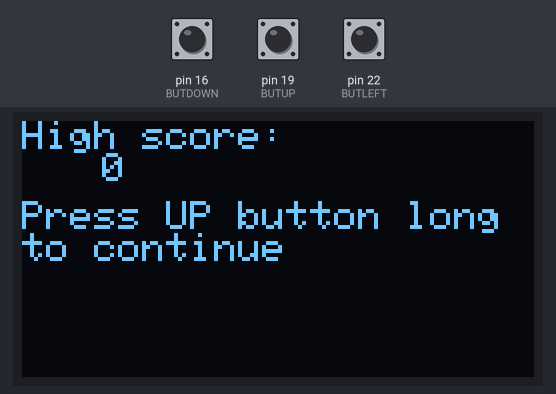
The sketch below on a simulated Arduino Mega 2560, built with avr-gcc and run on an emulated ATmega2560. Shown: 128×64 one-colour display. The test bench sets the inputs (shaded band); at power-on: pin 19 (BUTUP) HIGH, pin 16 (BUTDOWN) HIGH, pin 22 (BUTLEFT) HIGH. Random numbers use the default seed unless the sketch sets one.

Above: at 6.89 s.
7.3 s: pin 19 (BUTUP) pulled LOW for 0.55 s
9.3 s: pin 16 (BUTDOWN) pulled LOW for 0.55 s
At 10.2 s:
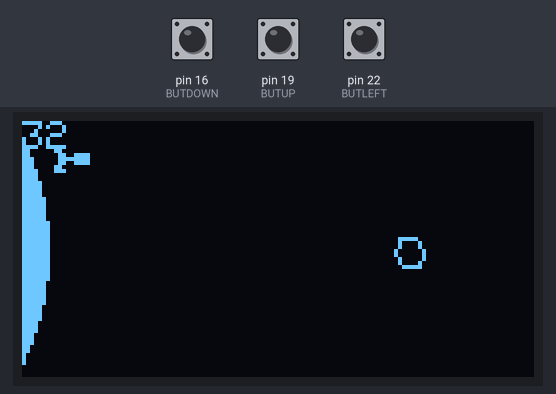
11.3 s: pin 22 (BUTLEFT) pulled LOW for 0.55 s
At 11.8 s:
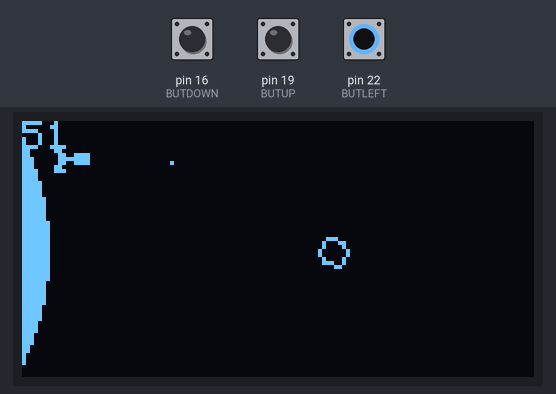
13.3 s: pin 16 (BUTDOWN) pulled LOW for 1 s
At 14.1 s:
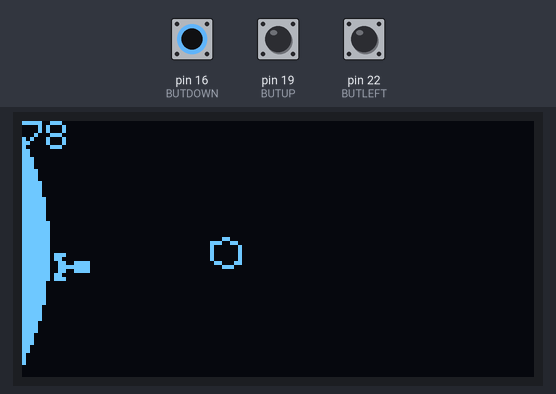

The sketch:

meteors.ino
```cpp
// OLED Meteor Defenders using Adafruit GFX Library
#include <SPI.h>
#include <Wire.h>
#include <Adafruit_GFX.h>
#include <Adafruit_SSD1306.h>

#define WIDTH 128
#define HEIGHT 64

#define OLED_MOSI  23 // SCL
#define OLED_CLK   18 // SDA
#define OLED_DC    21
#define OLED_CS    5
#define OLED_RESET 4

Adafruit_SSD1306 display(WIDTH, HEIGHT,
  OLED_MOSI, OLED_CLK, OLED_DC, OLED_RESET, OLED_CS);


#define NUMFLAKES 10
#define XPOS 0
#define YPOS 1
#define DELTAY 2

// '8518557ff29ae43b906854a2928baafdd0e004e2f4543a5c794591c1e8d45c17', 128x64px
const unsigned char planet [] PROGMEM = {
  0x00, 0x00, 0x00, 0x00, 0x00, 0x00, 0x00, 0x00, 0x00, 0x00, 0x00, 0x00, 0x00, 0x00, 0x00, 0x00,
  0x00, 0x00, 0x00, 0x00, 0x00, 0x00, 0x00, 0x00, 0x00, 0x00, 0x00, 0x00, 0x00, 0x00, 0x00, 0x00,
  0x00, 0x00, 0x00, 0x00, 0x00, 0x00, 0x00, 0x00, 0x00, 0x00, 0x00, 0x00, 0x00, 0x00, 0x00, 0x00,
  0x00, 0x00, 0x00, 0x00, 0x00, 0x00, 0x00, 0x00, 0x00, 0x00, 0x00, 0x00, 0x00, 0x00, 0x00, 0x00,
  0x00, 0x00, 0x00, 0x00, 0x00, 0x00, 0x00, 0x00, 0x00, 0x00, 0x00, 0x00, 0x00, 0x00, 0x00, 0x00,
  0x00, 0x00, 0x00, 0x00, 0x00, 0x00, 0x00, 0x00, 0x00, 0x00, 0x00, 0x00, 0x00, 0x00, 0x00, 0x00,
  0x00, 0x00, 0x00, 0x00, 0x00, 0x00, 0x00, 0x00, 0x00, 0x00, 0x00, 0x00, 0x00, 0x00, 0x00, 0x00,
  0x00, 0x00, 0x00, 0x00, 0x00, 0x00, 0x00, 0x00, 0x00, 0x00, 0x00, 0x00, 0x00, 0x00, 0x00, 0x00,
  0x00, 0x00, 0x00, 0x00, 0x00, 0x00, 0x00, 0x00, 0x00, 0x00, 0x00, 0x00, 0x00, 0x00, 0x00, 0x00,
  0x00, 0x00, 0x00, 0x00, 0x00, 0x00, 0x00, 0x00, 0x00, 0x00, 0x00, 0x00, 0x00, 0x00, 0x00, 0x00,
  0x00, 0x00, 0x00, 0x00, 0x00, 0x00, 0x00, 0x00, 0x00, 0x00, 0x00, 0x00, 0x00, 0x00, 0x00, 0x00,
  0x00, 0x00, 0x00, 0x00, 0x00, 0x00, 0x00, 0x00, 0x00, 0x00, 0x00, 0x00, 0x00, 0x00, 0x00, 0x00,
  0x00, 0x00, 0x00, 0x00, 0x00, 0x00, 0x00, 0x00, 0x00, 0x00, 0x00, 0x00, 0x00, 0x00, 0x00, 0x00,
  0x00, 0x00, 0x00, 0x00, 0x00, 0x00, 0x00, 0x00, 0x00, 0x00, 0x00, 0x00, 0x00, 0x00, 0x00, 0x00,
  0x00, 0x00, 0x00, 0x00, 0x00, 0x00, 0x00, 0x00, 0x00, 0x00, 0x00, 0x00, 0x00, 0x00, 0x00, 0x00,
  0x00, 0x00, 0x00, 0x00, 0x00, 0x00, 0x00, 0x07, 0xc0, 0x00, 0x00, 0x00, 0x00, 0x00, 0x00, 0x00,
  0x00, 0x00, 0x00, 0x00, 0x00, 0x00, 0x00, 0xff, 0xfc, 0x00, 0x00, 0x00, 0x00, 0x00, 0x00, 0x00,
  0x00, 0x00, 0x00, 0x00, 0x00, 0x00, 0x03, 0xff, 0xff, 0x80, 0x00, 0x00, 0x00, 0x00, 0x00, 0x00,
  0x00, 0x00, 0x00, 0x00, 0x00, 0x00, 0x1f, 0xfd, 0xff, 0xe0, 0x00, 0x00, 0x00, 0x00, 0x00, 0x00,
  0x00, 0x00, 0x00, 0x00, 0x00, 0x00, 0x3f, 0xff, 0xd5, 0xf0, 0x00, 0x00, 0x00, 0x00, 0x00, 0x00,
  0x00, 0x00, 0x00, 0x00, 0x00, 0x00, 0xfa, 0x7f, 0x35, 0xf8, 0x00, 0x00, 0x00, 0x00, 0x00, 0x00,
  0x00, 0x00, 0x00, 0x00, 0x00, 0x00, 0xf7, 0xb2, 0x2c, 0x34, 0x00, 0x00, 0x00, 0x00, 0x00, 0x00,
  0x00, 0x00, 0x00, 0x00, 0x00, 0x03, 0xf7, 0xf3, 0x55, 0x36, 0x00, 0x00, 0x00, 0x00, 0x00, 0x00,
  0x00, 0x00, 0x00, 0x00, 0x00, 0x07, 0xb8, 0x1c, 0x11, 0x07, 0x00, 0x00, 0x00, 0x00, 0x00, 0x00,
  0x00, 0x00, 0x00, 0x00, 0x00, 0x0e, 0x6e, 0xfc, 0x56, 0x03, 0xc0, 0x00, 0x00, 0x00, 0x00, 0x00,
  0x00, 0x00, 0x00, 0x00, 0x00, 0x0f, 0xf6, 0x30, 0xc2, 0x69, 0xc0, 0x00, 0x00, 0x00, 0x00, 0x00,
  0x00, 0x00, 0x00, 0x00, 0x00, 0x1f, 0xc0, 0x82, 0x00, 0x01, 0xc0, 0x00, 0x00, 0x00, 0x00, 0x00,
  0x00, 0x00, 0x00, 0x00, 0x00, 0x1c, 0xc0, 0x93, 0x08, 0x88, 0x00, 0x00, 0x00, 0x00, 0x00, 0x00,
  0x00, 0x00, 0x00, 0x00, 0x00, 0x3c, 0x7e, 0x68, 0x44, 0x80, 0x00, 0x00, 0x00, 0x00, 0x00, 0x00,
  0x00, 0x00, 0x00, 0x00, 0x00, 0x36, 0x90, 0x04, 0x02, 0x04, 0x80, 0x00, 0x00, 0x00, 0x00, 0x00,
  0x00, 0x00, 0x00, 0x00, 0x00, 0x66, 0xa5, 0x80, 0x98, 0x20, 0x00, 0x00, 0x00, 0x00, 0x00, 0x00,
  0x00, 0x00, 0x00, 0x00, 0x00, 0xe6, 0xa4, 0x10, 0x00, 0x80, 0x0c, 0x00, 0x00, 0x00, 0x00, 0x00,
  0x00, 0x00, 0x00, 0x00, 0x05, 0xef, 0x04, 0x02, 0x04, 0x0c, 0x0c, 0x00, 0x00, 0x00, 0x00, 0x00,
  0x00, 0x00, 0x00, 0x00, 0x0c, 0xcf, 0xe5, 0x00, 0x40, 0x00, 0x02, 0x00, 0x00, 0x00, 0x00, 0x00,
  0x00, 0x00, 0x00, 0x00, 0x1c, 0xd8, 0x00, 0x00, 0x00, 0x00, 0x01, 0x00, 0x00, 0x00, 0x00, 0x00,
  0x00, 0x00, 0x00, 0x00, 0x20, 0x98, 0x20, 0x00, 0x08, 0x20, 0x03, 0x00, 0x00, 0x00, 0x00, 0x00,
  0x00, 0x00, 0x00, 0x00, 0x40, 0xc0, 0x08, 0x00, 0x00, 0x00, 0x00, 0x0c, 0x00, 0x00, 0x00, 0x00,
  0x00, 0x00, 0x00, 0x00, 0xc0, 0x90, 0x05, 0x80, 0x20, 0x80, 0x00, 0x00, 0x00, 0x00, 0x00, 0x00,
  0x00, 0x00, 0x00, 0x00, 0x80, 0xc6, 0x00, 0x80, 0x00, 0x00, 0x00, 0x00, 0x00, 0x00, 0x00, 0x00,
  0x00, 0x00, 0x00, 0x00, 0x80, 0xc2, 0x40, 0x02, 0x00, 0x00, 0x00, 0x00, 0x00, 0x00, 0x00, 0x00,
  0x00, 0x00, 0x00, 0x00, 0xd0, 0x90, 0x00, 0x00, 0x00, 0x00, 0x00, 0x30, 0x00, 0x00, 0x00, 0x00,
  0x00, 0x00, 0x00, 0x00, 0xc8, 0xc0, 0x01, 0x00, 0x00, 0x00, 0x00, 0x0c, 0x00, 0x00, 0x00, 0x00,
  0x00, 0x00, 0x00, 0x00, 0x66, 0xd8, 0x02, 0x00, 0x00, 0x00, 0x00, 0x08, 0x00, 0x00, 0x00, 0x00,
  0x00, 0x00, 0x00, 0x00, 0x39, 0xf8, 0x00, 0x00, 0x00, 0x00, 0xf8, 0x00, 0x00, 0x00, 0x00, 0x00,
  0x00, 0x00, 0x00, 0x00, 0x0f, 0x7f, 0x80, 0x00, 0x00, 0x0f, 0xc9, 0x80, 0x00, 0x00, 0x00, 0x00,
  0x00, 0x00, 0x00, 0x00, 0x03, 0xdf, 0xfe, 0x80, 0x00, 0x1c, 0x03, 0x80, 0x00, 0x00, 0x00, 0x00,
  0x00, 0x00, 0x00, 0x00, 0x01, 0xf8, 0xff, 0xff, 0xe0, 0x80, 0x18, 0x00, 0x00, 0x00, 0x00, 0x00,
  0x00, 0x00, 0x00, 0x00, 0x00, 0x3f, 0xd8, 0x00, 0x00, 0x87, 0xc0, 0x00, 0x00, 0x00, 0x00, 0x00,
  0x00, 0x00, 0x00, 0x00, 0x00, 0x01, 0xff, 0xd3, 0x3f, 0xfe, 0x00, 0x00, 0x00, 0x00, 0x00, 0x00,
  0x00, 0x00, 0x00, 0x00, 0x00, 0x1e, 0x1f, 0xff, 0xff, 0x80, 0x00, 0x00, 0x00, 0x00, 0x00, 0x00,
  0x00, 0x00, 0x00, 0x00, 0x00, 0x18, 0x08, 0x00, 0x10, 0x00, 0x00, 0x00, 0x00, 0x00, 0x00, 0x00,
  0x00, 0x00, 0x00, 0x00, 0x00, 0x1c, 0x60, 0x00, 0x00, 0x00, 0x00, 0x00, 0x00, 0x00, 0x00, 0x00,
  0x00, 0x00, 0x00, 0x00, 0x00, 0x05, 0xb0, 0x00, 0x00, 0x00, 0x00, 0x00, 0x00, 0x00, 0x00, 0x00,
  0x00, 0x00, 0x00, 0x00, 0x00, 0x04, 0x16, 0x00, 0x00, 0x00, 0x00, 0x00, 0x00, 0x00, 0x00, 0x00,
  0x00, 0x00, 0x00, 0x00, 0x00, 0x03, 0x40, 0x00, 0x00, 0x00, 0x00, 0x00, 0x00, 0x00, 0x00, 0x00,
  0x00, 0x00, 0x00, 0x00, 0x00, 0x01, 0xe8, 0x00, 0x00, 0x07, 0x00, 0x00, 0x00, 0x00, 0x00, 0x00,
  0x00, 0x00, 0x00, 0x00, 0x00, 0x00, 0xe3, 0x00, 0x00, 0x02, 0x00, 0x00, 0x00, 0x00, 0x00, 0x00,
  0x00, 0x00, 0x00, 0x00, 0x00, 0x00, 0x60, 0x00, 0x00, 0x08, 0x00, 0x00, 0x00, 0x00, 0x00, 0x00,
  0x00, 0x00, 0x00, 0x00, 0x00, 0x00, 0x1c, 0x18, 0x00, 0x60, 0x00, 0x00, 0x00, 0x00, 0x00, 0x00,
  0x00, 0x00, 0x00, 0x00, 0x00, 0x00, 0x0e, 0x00, 0x03, 0xc0, 0x00, 0x00, 0x00, 0x00, 0x00, 0x00,
  0x00, 0x00, 0x00, 0x00, 0x00, 0x00, 0x03, 0xe0, 0x0e, 0x00, 0x00, 0x00, 0x00, 0x00, 0x00, 0x00,
  0x00, 0x00, 0x00, 0x00, 0x00, 0x00, 0x00, 0x7f, 0xfe, 0x00, 0x00, 0x00, 0x00, 0x00, 0x00, 0x00,
  0x00, 0x00, 0x00, 0x00, 0x00, 0x00, 0x00, 0x00, 0x00, 0x00, 0x00, 0x00, 0x00, 0x00, 0x00, 0x00,
  0x00, 0x00, 0x00, 0x00, 0x00, 0x00, 0x00, 0x00, 0x00, 0x00, 0x00, 0x00, 0x00, 0x00, 0x00, 0x00
};

// 'laser_gun', 9x7px
const unsigned char laser_gun [] PROGMEM = {
  0xe0, 0x00, 0xc0, 0x00, 0x67, 0x80, 0x7f, 0x80, 0x67, 0x80, 0xc0, 0x00, 0xe0, 0x00
};


static const unsigned char PROGMEM logo16_glcd_bmp[] =
{ B00000000, B11000000,
  B00000001, B11000000,
  B00000001, B11000000,
  B00000011, B11100000,
  B11110011, B11100000,
  B11111110, B11111000,
  B01111110, B11111111,
  B00110011, B10011111,
  B00011111, B11111100,
  B00001101, B01110000,
  B00011011, B10100000,
  B00111111, B11100000,
  B00111111, B11110000,
  B01111100, B11110000,
  B01110000, B01110000,
  B00000000, B00110000
};

//#if (SSD1306_LCDHEIGHT != 64)
//#error("Height incorrect, please fix Adafruit_SSD1306.h!");
//#endif

#define BUTUP 19
#define BUTDOWN 16
#define BUTLEFT 22
#define BUTRIGHT 17

// Dont forget to change the values in the redefinition section too!

boolean quit = false;
int stepUD = 0;

int x1 = 8;
int y11 = 6;

int bulx = 0;
int buly = 0;
boolean bullet = false;

int meteox = 0;
int meteoy = 0;
boolean meteor = false;

int meteox2 = 0;
int meteoy2 = 0;
boolean meteor2 = false;

int meteorsize = 4;

int meteorspeed = 1;
int bulletspeed = 6;

int luck = 0;
int trispeed = 3;
unsigned int score = 0;
unsigned int highscore = 0;

int randx1 = 100;
int randx2 = 127;
int randy1 = 6;
int randy2 = 58;

void setup()   {
  Serial.begin(9600);

  pinMode(BUTUP, INPUT_PULLUP);
  pinMode(BUTDOWN, INPUT_PULLUP);
  pinMode(BUTRIGHT, INPUT_PULLUP);
  pinMode(BUTLEFT, INPUT_PULLUP);

  // by default, we'll generate the high voltage from the 3.3v line internally! (neat!)
  display.begin(SSD1306_SWITCHCAPVCC, 0x3C);  // initialize with the I2C addr 0x3D (for the 128x64)
  // init done

  // Show image buffer on the display hardware.
  // Since the buffer is intialized with an Adafruit splashscreen
  // internally, this will display the splashscreen.
  display.clearDisplay();
  display.drawBitmap(0, 0, planet, WIDTH, HEIGHT, 1);
  display.setTextSize(1);
  display.setTextColor(WHITE);
  display.setCursor(20, 0);
  display.println("METEOR DEFENDERS");
  display.display();
  delay(6000);
}

void loop()  {

  // Redefinition section
  quit = false;
  stepUD = 0;

  x1 = 8;
  y11 = 6;

  bulx = 0;
  buly = 0;
  bullet = false;

  meteox = 0;
  meteoy = 0;
  meteor = false;

  meteox2 = 0;
  meteoy2 = 0;
  meteor2 = false;

  meteorsize = 4;

  bulletspeed = 4;
  meteorspeed = 1;

  luck = random(40, 100);
  trispeed = 3;
  // don't reset the score
  // don't reset the highscore

  randx1 = 100;
  randx2 = 127;
  randy1 = 6;
  randy2 = 58;

  //intro------------------------------------------------------------------------------

  display.clearDisplay();

  while (digitalRead(BUTUP) == ! LOW) {
    // title
    display.setCursor(0, 0);
    // High score
    if (score > highscore) {
      highscore = score;
    }
    display.println("High score:");
    display.setCursor(20, 8);
    display.print(highscore);

    display.display();
    // turns the text on and off
    delay(200);
    display.setCursor(64 - (128 / 2), 20);
    display.println("Press UP button long to continue");
    display.display();
    delay(200);
    display.clearDisplay();
  }

 score  = 0;

// Part two --------------------The Game--------------

  while (quit == false) {

    //check if the triangle is bad

    if (y11 < -3) {
      y11 = 56;
    }

    if (y11 >= 60) {
      y11 = 0;
    }

    //check inputs
    if (digitalRead(BUTDOWN) == LOW) {
      stepUD = trispeed;
    }

    if (digitalRead(BUTUP) == LOW) {
      stepUD = -trispeed;
    }

    if (digitalRead(BUTLEFT) == LOW) {
      bullet = true;
    }

    //bullet maker
    if (bullet == true) {
      if (bulx < 127) {
        display.drawPixel(bulx, buly, WHITE);
        bulx = bulx + bulletspeed;
      }
      else {
        bullet = false;
      }
    }
    else {
      bulx = x1 + 9;
      buly = y11 + 4;
    }

    //meteor maker
    if (luck < 0) {

      meteor = true;
      if (score > 1000) {
        meteor2 = true;
      }
      if (score > 1500) {
        meteorspeed = 2;
      }
    }

    //meteor 1
    if (meteor == true) {


      if (meteox > 0) {
        drawPolygon(meteox, meteoy, 6, meteorsize, meteox, WHITE);
        meteox = meteox - meteorspeed;
      }
      else {
        meteor = false;
        quit = true;
      }

      if ((bullet == true) && (bulx <= meteox + meteorsize) && (bulx >= meteox - meteorsize) && (buly <= meteoy + meteorsize) && (buly >= meteoy - meteorsize)) {
         meteor = false;
         bullet = false;
         luck = random(25, 125);
         display.drawLine(bulx - 6, buly - 6, bulx + 6, buly + 6, WHITE);
         display.drawLine(bulx - 6, buly + 6, bulx + 6, buly - 6, WHITE);
      }

    }
    else {

      meteox = random(randx1, randx2);
      meteoy = random(randy1, randy2);
    }

    // meteor 2
    if (meteor2 == true) {


      if (meteox2 > 0) {
        drawPolygon(meteox2, meteoy2, 6, meteorsize, meteox, WHITE);
        meteox2 = meteox2 - meteorspeed;
      }
      else {
        meteor2 = false;
        quit = true;
      }

      if ((bullet == true) && (bulx <= meteox2 + meteorsize) && (bulx >= meteox2 - meteorsize) && (buly <= meteoy2 + meteorsize) && (buly >= meteoy2 - meteorsize)) {
         meteor2 = false;
         bullet = false;
         luck = random(25, 125);
         display.drawLine(bulx - 6, buly - 6, bulx + 6, buly + 6, WHITE);
         display.drawLine(bulx - 6, buly + 6, bulx + 6, buly - 6, WHITE);
    }

    }
    else {
      meteox2 = random(randx1, randx2);
      meteoy2 = random(randy1, randy2);
    }


    //standard stuff (Starring: Circle as the big plannet, Triangle as the space ship)
    display.fillCircle(-58, 32, 64, WHITE);
    display.setCursor(0, 0);
    display.print(score);

    //turrent position variable
    y11 = y11 + stepUD;

    display.drawBitmap(x1, y11, laser_gun, 9, 7, 1);
    display.display();


    //counters
    stepUD = 0;
    if (luck > 0) {
      luck = luck - 5;
    }
    else {
      luck = -1;
    }
    score = score + 1;

    delay(50);
    display.clearDisplay();
  }
}

void drawPolygon(int16_t cx, int16_t cy, uint8_t sides, int16_t diameter, float rot, uint16_t color)
{
  sides = (sides > 2? sides : 3);
  float dtr = (PI/180.0) + PI;
  float rads = 360.0 / sides;//points spacd equally
  uint8_t i;
  for (i = 0; i < sides; i++) {
    display.drawLine(
      cx + (sin((i*rads + rot) * dtr) * diameter),
      cy + (cos((i*rads + rot) * dtr) * diameter),
      cx + (sin(((i+1)*rads + rot) * dtr) * diameter),
      cy + (cos(((i+1)*rads + rot) * dtr) * diameter),
      color);
  }
}
```
